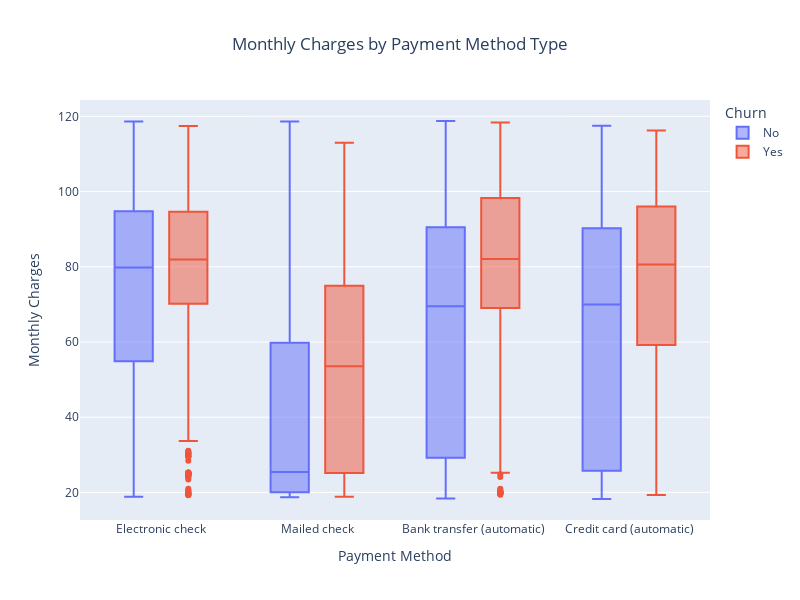

Notebook cell for this chart:
### Code cell
fig = px.box(cust_churn, 
             x='Payment Method', 
             y='Monthly Charges', 
             color='Churn',
             title='Monthly Charges by Payment Method Type')

fig.update_layout(
    title_x=0.5,  
    width=800,   
    height=600,)
fig.show()

### Figure 1 — Plotly figure (JSON) as saved in the notebook; plotly's stock layout.template omitted (floating-point values rounded to 4 significant figures; data arrays with more than 128 entries replaced by an {"elided": "..."} marker saying what was removed)
{"data": [{"alignmentgroup": "True", "hovertemplate": "Churn=No<br>Payment Method=%{x}<br>Monthly Charges=%{y}<extra></extra>", "legendgroup": "No", "marker": {"color": "#636efa"}, "name": "No", "notched": false, "offsetgroup": "No", "orientation": "v", "showlegend": true, "type": "box", "x": {"elided": "5163 str values"}, "x0": " ", "xaxis": "x", "y": {"elided": "5163 float values"}, "y0": " ", "yaxis": "y"}, {"alignmentgroup": "True", "hovertemplate": "Churn=Yes<br>Payment Method=%{x}<br>Monthly Charges=%{y}<extra></extra>", "legendgroup": "Yes", "marker": {"color": "#EF553B"}, "name": "Yes", "notched": false, "offsetgroup": "Yes", "orientation": "v", "showlegend": true, "type": "box", "x": {"elided": "1869 str values"}, "x0": " ", "xaxis": "x", "y": {"elided": "1869 float values"}, "y0": " ", "yaxis": "y"}], "layout": {"boxmode": "group", "height": 600, "legend": {"title": {"text": "Churn"}, "tracegroupgap": 0}, "title": {"text": "Monthly Charges by Payment Method Type", "x": 0.5}, "width": 800, "xaxis": {"anchor": "y", "domain": [0, 1], "title": {"text": "Payment Method"}}, "yaxis": {"anchor": "x", "domain": [0, 1], "title": {"text": "Monthly Charges"}}}}
